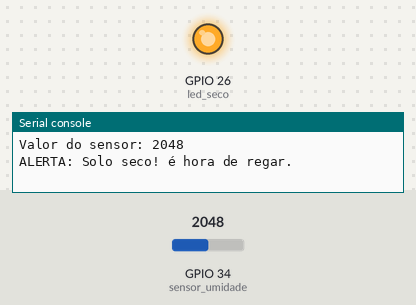
Simulated run of this program. Board: ESP32 board running MicroPython. On the bench: output pins drawn as LEDs (lit = HIGH), the last lines printed to the serial console. The test bench sets the inputs (shaded band); at power-on: GPIO 34 (sensor_umidade) = 2048 (analog values on the 0–4095 scale).

Above: at 1.2 s.
1.3 s: GPIO 34 (sensor_umidade) set to 1953
At 6.2 s:
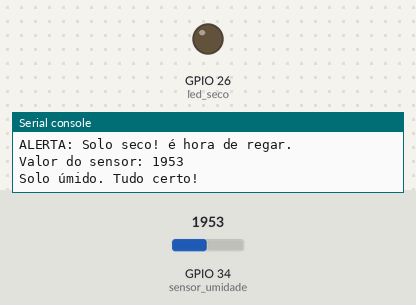
7.3 s: GPIO 34 (sensor_umidade) set to 2040
At 11.2 s:
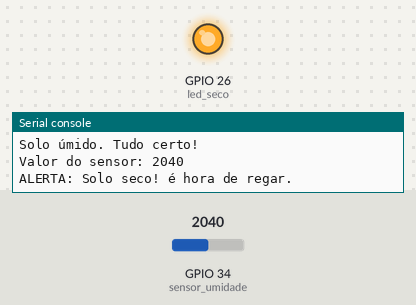
13.3 s: GPIO 34 (sensor_umidade) set to 1960
At 16.3 s:
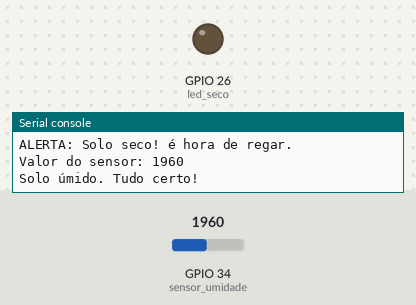
Timing chart, 0 to 17.8 s (numbered marks = the images above; inputs shaded):
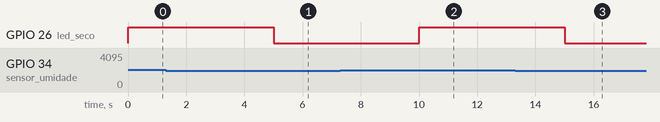

The program:

umidade.py
```python
from machine import Pin, ADC
import time

PINO_SENSOR_UMIDADE = 34

PINO_LED_SECO = 26

sensor_umidade = ADC(Pin(PINO_SENSOR_UMIDADE))
led_seco = Pin(PINO_LED_SECO, Pin.OUT)

sensor_umidade.width(ADC.WIDTH_12BIT)
sensor_umidade.atten(ADC.ATTN_11DB)

while True:
    valor_umidade = sensor_umidade.read()

    print("Valor do sensor:", valor_umidade)


    LIMIAR_SECO = 2000

    if valor_umidade > LIMIAR_SECO:
        print("ALERTA: Solo seco! é hora de regar.")
        led_seco.value(1) # acende
    else:
        print("Solo úmido. Tudo certo!")
        led_seco.value(0) # apaga

    time.sleep(5) # espera 5 segundos
```

Measured:
- the behaviour switches between 2001 and 2000 on GPIO 34 (sensor_umidade) (found by bisection; images 0 and 1)
- after the input at 1.3 s, GPIO 26 (led_seco): HIGH → LOW after 3.7 s
- after the input at 7.3 s, GPIO 26 (led_seco): LOW → HIGH after 2.7 s
- after the input at 13.3 s, GPIO 26 (led_seco): HIGH → LOW after 1.7 s
